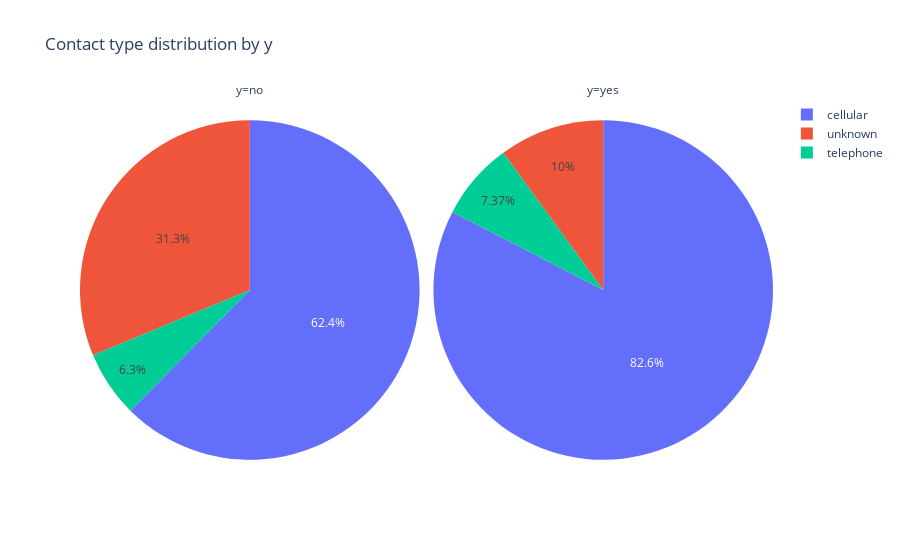

Notebook source saved alongside this figure:
### Code cell
# Plot 5: Seaborn violin of balance by y
plt.figure(figsize=(8,5))
sb.violinplot(x='y', y='balance', data=df, inner='quartile')
plt.title('Balance by target (y)')
plt.show()

# Plot 6: Plotly pie of contact types split by y (shows % of contact types)
contact_counts = df.groupby(['y','contact']).size().reset_index(name='count')
fig = px.pie(contact_counts, names='contact', values='count', facet_col='y', title='Contact type distribution by y')
fig.show()

### Figure 1 — Plotly figure (JSON) as saved in the notebook; plotly's stock layout.template omitted (floating-point values rounded to 4 significant figures)
{"data": [{"domain": {"x": [0, 0.49], "y": [0, 1]}, "hovertemplate": "y=no<br>contact=%{label}<br>count=%{value}<extra></extra>", "labels": ["cellular", "telephone", "unknown"], "legendgroup": "", "name": "", "showlegend": true, "type": "pie", "values": [24916, 2516, 12490]}, {"domain": {"x": [0.51, 1], "y": [0, 1]}, "hovertemplate": "y=yes<br>contact=%{label}<br>count=%{value}<extra></extra>", "labels": ["cellular", "telephone", "unknown"], "legendgroup": "", "name": "", "showlegend": true, "type": "pie", "values": [4369, 390, 530]}], "layout": {"annotations": [{"font": {}, "showarrow": false, "text": "y=no", "x": 0.245, "xanchor": "center", "xref": "paper", "y": 1, "yanchor": "bottom", "yref": "paper"}, {"font": {}, "showarrow": false, "text": "y=yes", "x": 0.755, "xanchor": "center", "xref": "paper", "y": 1, "yanchor": "bottom", "yref": "paper"}], "legend": {"tracegroupgap": 0}, "title": {"text": "Contact type distribution by y"}}}
